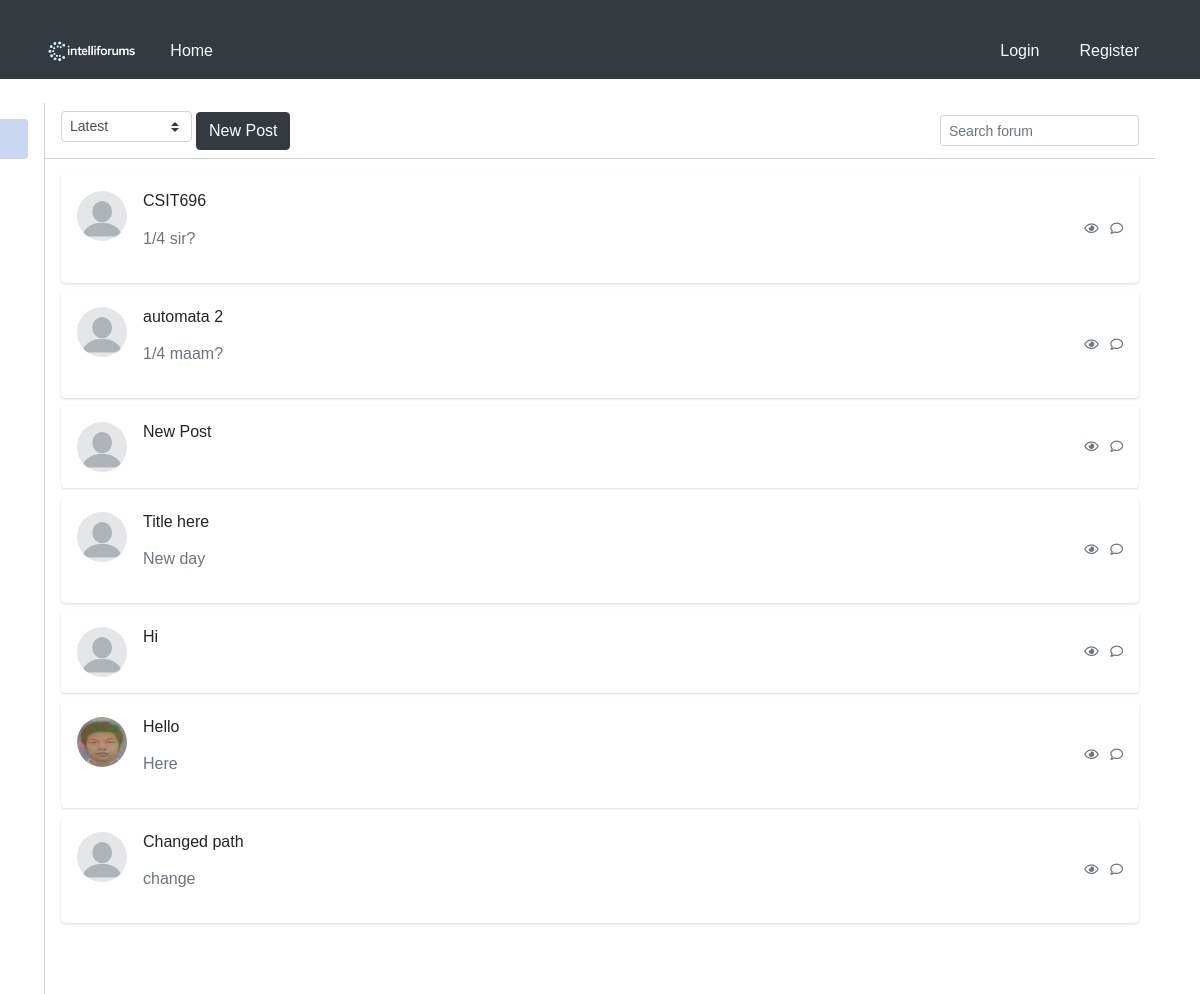
/home/0/1/, run on an earlier commit of the app's database.
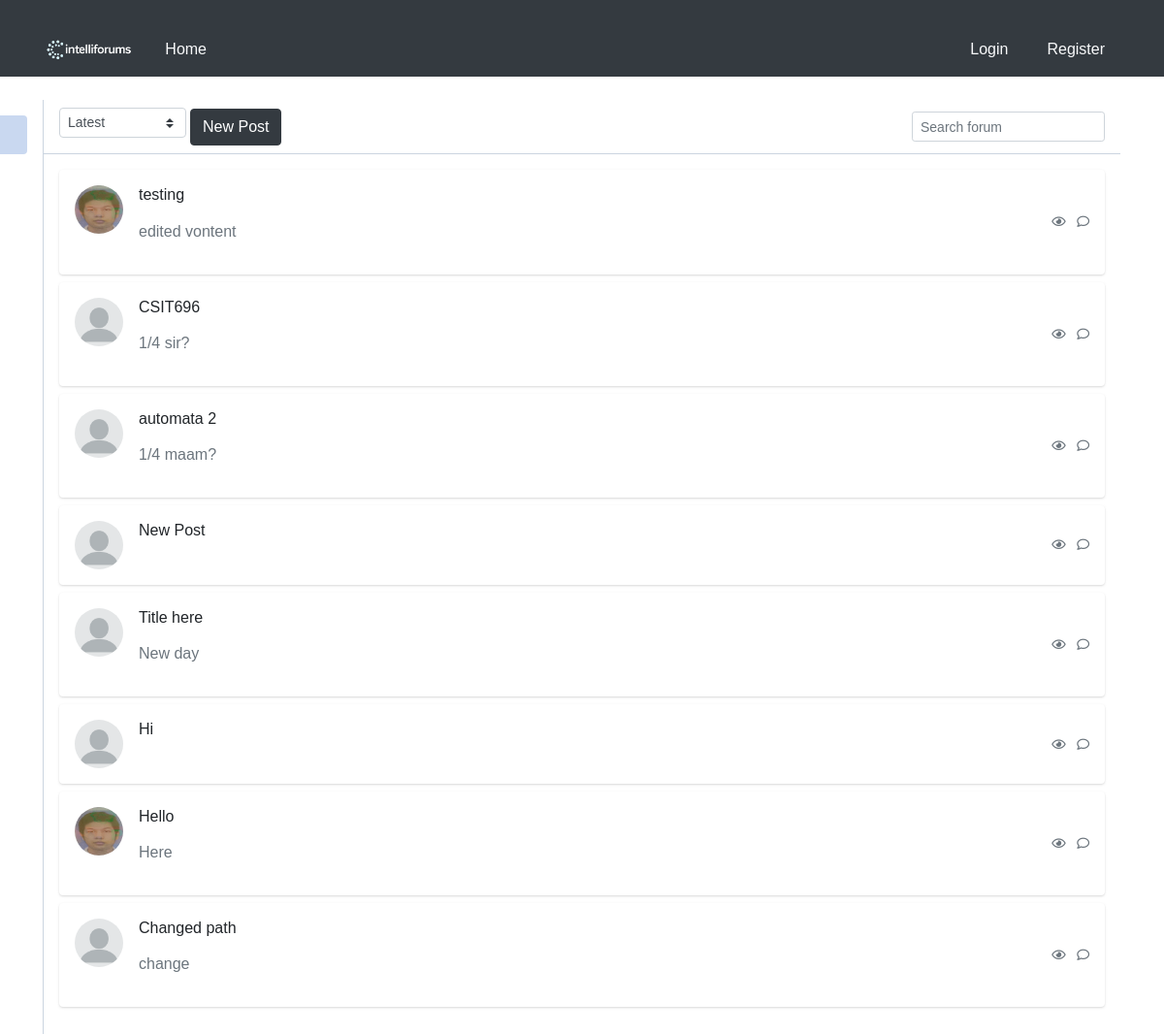
And on a later commit of the database.
### blog/models.py (models this page shows)
class UserPost(models.Model):
    post_ref = models.ForeignKey(Post, on_delete=models.CASCADE)
    user_ref = models.ForeignKey(User, on_delete=models.CASCADE)
    is_deleted = models.BooleanField(default=False)

### blog/views.py (the view)
# urls.py: path('home/<int:pk>/<int:page_number>/', views.fetch_posts,name='home'),
@csrf_protect
def fetch_posts(request, pk, page_number):
    posts = []
    if request.method == 'POST':
        form_type = request.POST.get('form_type')
        if form_type == 'search_filter_form':
            form = SearchForm(request.POST)
            if form.is_valid():
                substring = form.cleaned_data['content']
                posts = _get_page_object(
                    Paginator(
                        get_filtered_posts(UserPost.objects.select_related('post_ref')
                        .filter(
                            (Q(post_ref__title__icontains=substring)) |
                                           Q(post_ref__content__icontains=substring)) & Q(post_ref__forum_ref__id=pk))
                        if Forum.objects.filter(id=pk).exists()
                        else get_filtered_posts(
                            UserPost.objects.select_related('post_ref')
                            .filter(Q(post_ref__title__icontains=substring) |
                                    Q(post_ref__content__icontains=substring))
                        ), 20
                    ), page_number
                ).object_list
        elif form_type == 'fetch_filter_forum':
            form = ForumForm(request.POST)
            if form.is_valid():
                return redirect('posts_forum', pk=form.cleaned_data.get('choices'), page_number=1)
    else:
        posts = _get_page_object(
            Paginator(
                get_filtered_posts(
                    UserPost.objects.select_related('post_ref').filter(post_ref__forum_ref__id=pk)
                )
                if Forum.objects.filter(id=pk).exists()
                else get_filtered_posts(UserPost.objects.select_related('post_ref'))
                ,20
            ), page_number
        ).object_list
    form = ForumForm()
    search_form = SearchForm()
    posts = posts[::-1]
    return render(request, 'home.html', {
        'posts' : posts,
        'page_number' : page_number,
        'forum_pk' : pk,
        'form' : form,
        'search_form' : search_form,
        'user' : request.user,
    })

### blog/forms.py
class ForumForm(forms.Form):
    choices = forms.ChoiceField(
        label = "Switch Forum"
    )
    def __init__(self, *args, **kwargs):
        super().__init__(*args, **kwargs)
        list_var = [(0, "General")]
        list_var.extend([(forum.id, forum.title) for forum in Forum.objects.all()])
        self.fields['choices'].choices = list_var

class SearchForm(forms.Form):
    content = forms.CharField(
        widget=forms.Textarea(
            attrs={
                'class' : 'form-control'
            }
        )
    )
    choices = forms.ChoiceField(
        label="Filter"
    )
    def __init__(self, *args, **kwargs):
        super().__init__(*args, **kwargs)
        list_var = [(0, "General")]
        list_var.extend([(forum.id, forum.title) for forum in Forum.objects.all()])
        self.fields['choices'].choices = list_var

### blog/views.py (called while the page is built)
def get_filtered_posts(_object):
    return _object.values(
        'post_ref__id',
        'post_ref__user_ref__username',
        'post_ref__title',
        'post_ref__content',
        'post_ref__created_at',
        'post_ref__user_ref__picture',
        'id'
    )

### blog/templates/home.html (shortened to what this page needs)
<!DOCTYPE html>
<html lang="en">
<head>
    {% load static %}
    <link rel="stylesheet" href="{% static 'blog/css/global.css' %}">
    <link rel="stylesheet" href="{% static 'blog/css/home.css' %}">
</head>
<body>
{% include 'header.html' %}
<div class="container">
    <div class="main-body p-0">
        <div class="inner-wrapper">
            {% include 'sidebar.html' %}
            <div class="inner-main">
                <div class="inner-main-header">
                    <label>
                        <select class="custom-select custom-select-sm w-auto mr-1">
                            <option selected>Latest</option>
                        </select>
                    </label>
                    <button type="button" class="btn btn-dark" onclick= "location.href = '{% url 'new_post' forum_pk=forum_pk %}'">New Post</button>
                    <span class="input-icon input-icon-sm ml-auto w-auto">
                        <input type="text" class="form-control form-control-sm bg-gray-200 border-gray-200 shadow-none mb-4 mt-4" placeholder="Search forum" />
                    </span>
                </div>
                <div class="inner-main-body p-2 p-sm-3 collapse forum-content show">
                    {% for post in posts %}
                        <div class="card mb-2" onclick="window.location.href='{% url 'post_detail' pk=post.id page_number=1 %}'" style="cursor: pointer;">
                            <div class="card-body p-2 p-sm-3">
                                <div class="media forum-item">
                                    <a href="#" data-toggle="collapse" data-target=".forum-content">
                                        <img src="/media/{{ post.post_ref__user_ref__picture }}" class="mr-3 rounded-circle" width="50" height="50" alt="User" />
                                    </a>
                                    <div class="media-body">
                                        <h6>
                                            <p href="#"  class="text-body">{{ post.post_ref__title }}</p>
                                        </h6>
                                        <p class="text-secondary">
                                            {{ post.post_ref__content }}
                                        </p>
                                    </div>
                                    <div class="text-muted small text-center align-self-center">
                                        <span class="d-none d-sm-inline-block">
                                            <i class="far fa-eye"></i>
                                        </span>
                                        <span>
                                            <i class="far fa-comment ml-2"></i>
                                        </span>
                                    </div>
                                </div>
                            </div>
                        </div>
                    {% endfor %}
                </div>
            </div>
        </div>
    </div>
</div>
</body>
</html>

What changed in the data, as far as the page shows it:
added UserPost: post_ref__title "testing", post_ref__content "edited vontent"
